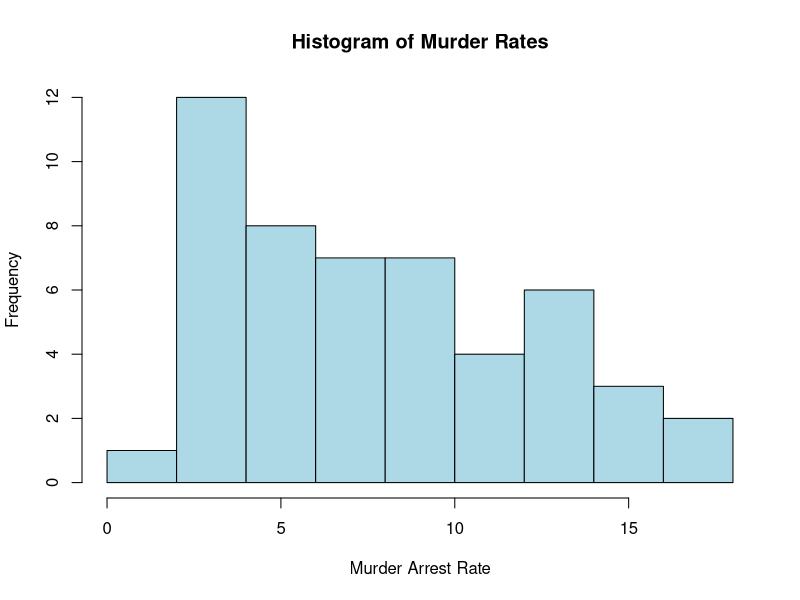
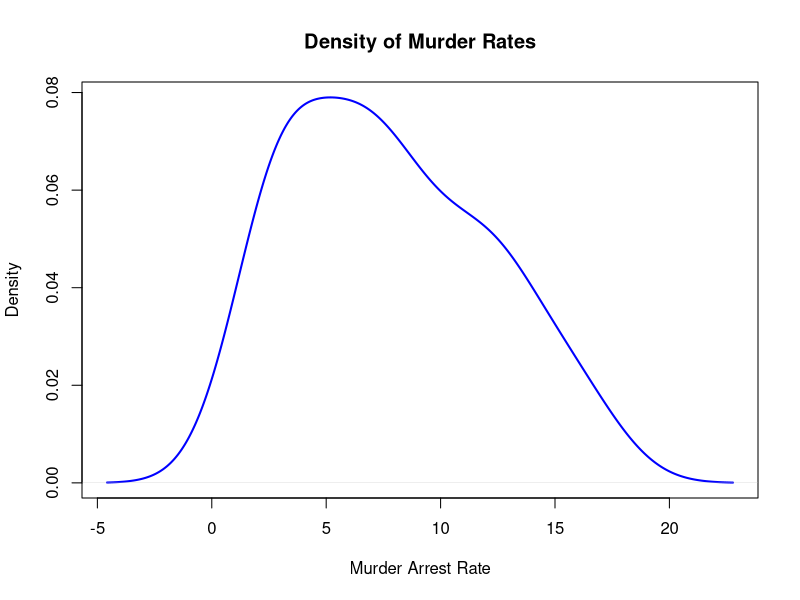
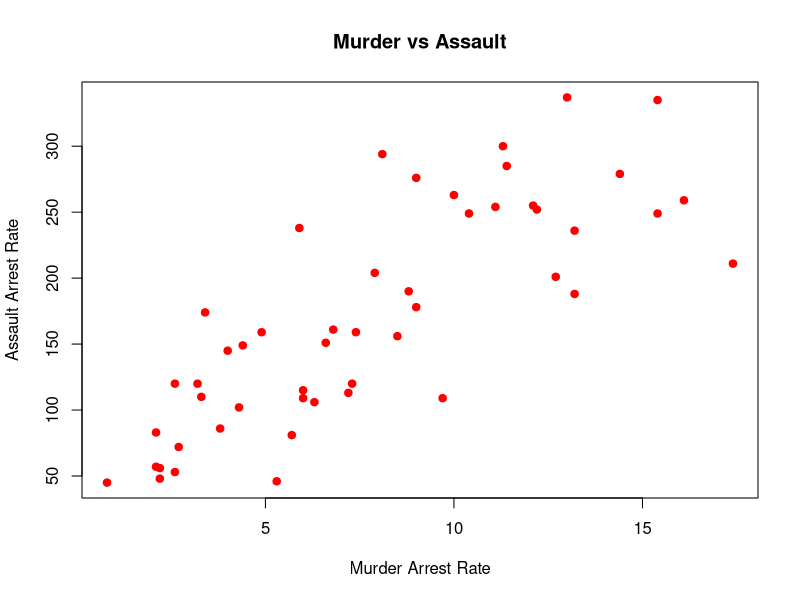
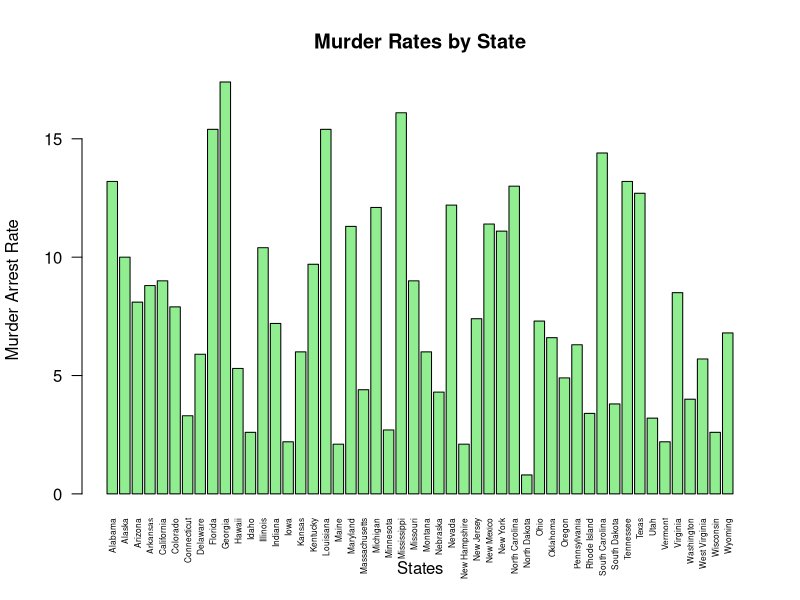

Write R code to recreate these figures, in order.

data(USArrests)

print("1. Summary Statistics")
print(summary(USArrests))

print("2. State with Largest Rape Arrest Rate")
print(rownames(USArrests)[which.max(USArrests$Rape)])
print(max(USArrests$Rape))

print("3. Maximum and Minimum Murder Rates")
print(rownames(USArrests)[which.max(USArrests$Murder)])
print(max(USArrests$Murder))
print(rownames(USArrests)[which.min(USArrests$Murder)])
print(min(USArrests$Murder))

print("4. Correlation Among Features")
print(cor(USArrests))

print("5. States Above Median Assault Rate")
median_assault <- median(USArrests$Assault)
print(USArrests[USArrests$Assault > median_assault, ])

print("6. States in Bottom 25 Percent for Murder")
q1 <- quantile(USArrests$Murder, 0.25)
print(USArrests[USArrests$Murder <= q1, ])

print("7. Histogram of Murder Rates")
hist(USArrests$Murder,
     main = "Histogram of Murder Rates",
     xlab = "Murder Arrest Rate",
     col = "lightblue")

print("8. Density Plot of Murder Rates")
plot(density(USArrests$Murder),
     main = "Density of Murder Rates",
     xlab = "Murder Arrest Rate",
     col = "blue",
     lwd = 2)

print("9. Scatterplot: Murder vs Assault")
plot(USArrests$Murder, USArrests$Assault,
     main = "Murder vs Assault",
     xlab = "Murder Arrest Rate",
     ylab = "Assault Arrest Rate",
     pch = 19,
     col = "red")

print("10. Bar Graph of Murder Rates")
barplot(USArrests$Murder,
        names.arg = rownames(USArrests),
        main = "Murder Rates by State",
        xlab = "States",
        ylab = "Murder Arrest Rate",
        col = "lightgreen",
        las = 2,
        cex.names = 0.5)
